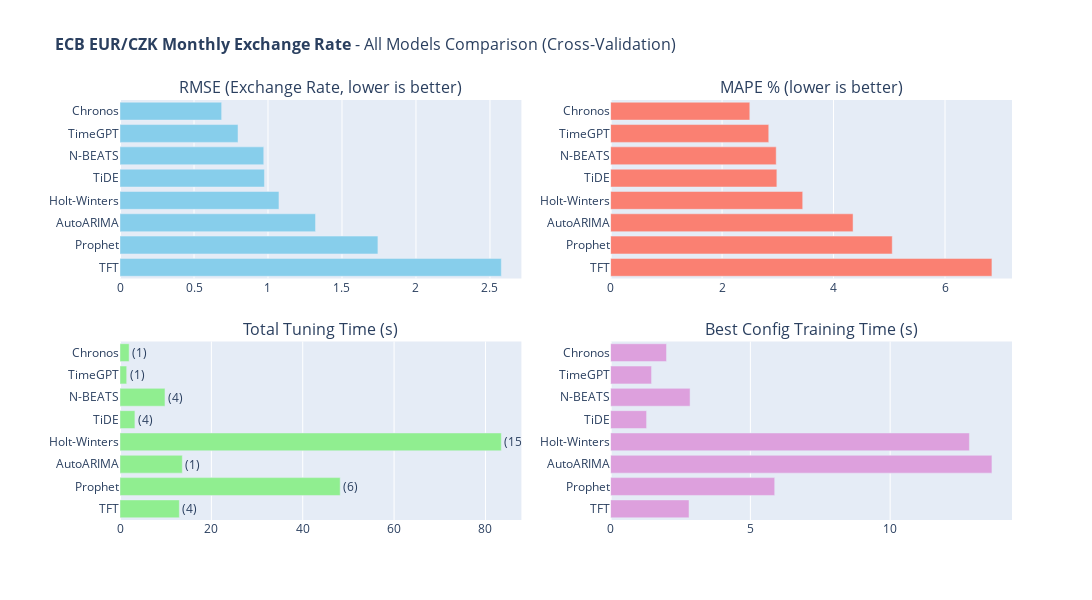

The notebook cell saved with this chart:
### Code cell
# 10. All Models Comparison (Interactive)

fig_comparison = plot_model_comparison(
    tracker.get_results_df(),  # <--- ZDE SE BEROU DATA
    DATASET_CONFIG["name"], 
    value_unit=DATASET_CONFIG.get("value_unit")
)
fig_comparison.show()

### Figure 1 — Plotly figure (JSON) as saved in the notebook; plotly's stock layout.template omitted (floating-point values rounded to 4 significant figures)
{"data": [{"hovertemplate": "<b>%{y}</b><br>RMSE: %{x:.2f}<extra></extra>", "marker": {"color": "skyblue"}, "orientation": "h", "type": "bar", "x": [0.6867, 0.7975, 0.9713, 0.976, 1.074, 1.321, 1.743, 2.577], "xaxis": "x", "y": ["Chronos", "TimeGPT", "N-BEATS", "TiDE", "Holt-Winters", "AutoARIMA", "Prophet", "TFT"], "yaxis": "y"}, {"hovertemplate": "<b>%{y}</b><br>MAPE: %{x:.2f}%<extra></extra>", "marker": {"color": "salmon"}, "orientation": "h", "type": "bar", "x": [2.497, 2.838, 2.971, 2.983, 3.447, 4.35, 5.053, 6.842], "xaxis": "x2", "y": ["Chronos", "TimeGPT", "N-BEATS", "TiDE", "Holt-Winters", "AutoARIMA", "Prophet", "TFT"], "yaxis": "y2"}, {"hovertemplate": "<b>%{y}</b><br>Time: %{x:.2f}s<extra></extra>", "marker": {"color": "lightgreen"}, "orientation": "h", "text": ["(1)", "(1)", "(4)", "(4)", "(15)", "(1)", "(6)", "(4)"], "textposition": "outside", "type": "bar", "x": [2.0, 1.465, 9.845, 3.263, 83.47, 13.64, 48.2, 12.99], "xaxis": "x3", "y": ["Chronos", "TimeGPT", "N-BEATS", "TiDE", "Holt-Winters", "AutoARIMA", "Prophet", "TFT"], "yaxis": "y3"}, {"hovertemplate": "<b>%{y}</b><br>Time: %{x:.2f}s<extra></extra>", "marker": {"color": "plum"}, "orientation": "h", "type": "bar", "x": [2.0, 1.465, 2.843, 1.287, 12.84, 13.64, 5.87, 2.805], "xaxis": "x4", "y": ["Chronos", "TimeGPT", "N-BEATS", "TiDE", "Holt-Winters", "AutoARIMA", "Prophet", "TFT"], "yaxis": "y4"}], "layout": {"annotations": [{"font": {"size": 16}, "showarrow": false, "text": "RMSE (Exchange Rate, lower is better)", "x": 0.225, "xanchor": "center", "xref": "paper", "y": 1, "yanchor": "bottom", "yref": "paper"}, {"font": {"size": 16}, "showarrow": false, "text": "MAPE % (lower is better)", "x": 0.775, "xanchor": "center", "xref": "paper", "y": 1, "yanchor": "bottom", "yref": "paper"}, {"font": {"size": 16}, "showarrow": false, "text": "Total Tuning Time (s)", "x": 0.225, "xanchor": "center", "xref": "paper", "y": 0.425, "yanchor": "bottom", "yref": "paper"}, {"font": {"size": 16}, "showarrow": false, "text": "Best Config Training Time (s)", "x": 0.775, "xanchor": "center", "xref": "paper", "y": 0.425, "yanchor": "bottom", "yref": "paper"}], "height": 600, "margin": {"l": 120}, "showlegend": false, "title": {"font": {"size": 16}, "text": "<b>ECB EUR/CZK Monthly Exchange Rate</b> - All Models Comparison (Cross-Validation)"}, "width": 1700, "xaxis": {"anchor": "y", "domain": [0, 0.45]}, "xaxis2": {"anchor": "y2", "domain": [0.55, 1]}, "xaxis3": {"anchor": "y3", "domain": [0, 0.45]}, "xaxis4": {"anchor": "y4", "domain": [0.55, 1]}, "yaxis": {"anchor": "x", "autorange": "reversed", "domain": [0.575, 1]}, "yaxis2": {"anchor": "x2", "autorange": "reversed", "domain": [0.575, 1]}, "yaxis3": {"anchor": "x3", "autorange": "reversed", "domain": [0, 0.425]}, "yaxis4": {"anchor": "x4", "autorange": "reversed", "domain": [0, 0.425]}}}
